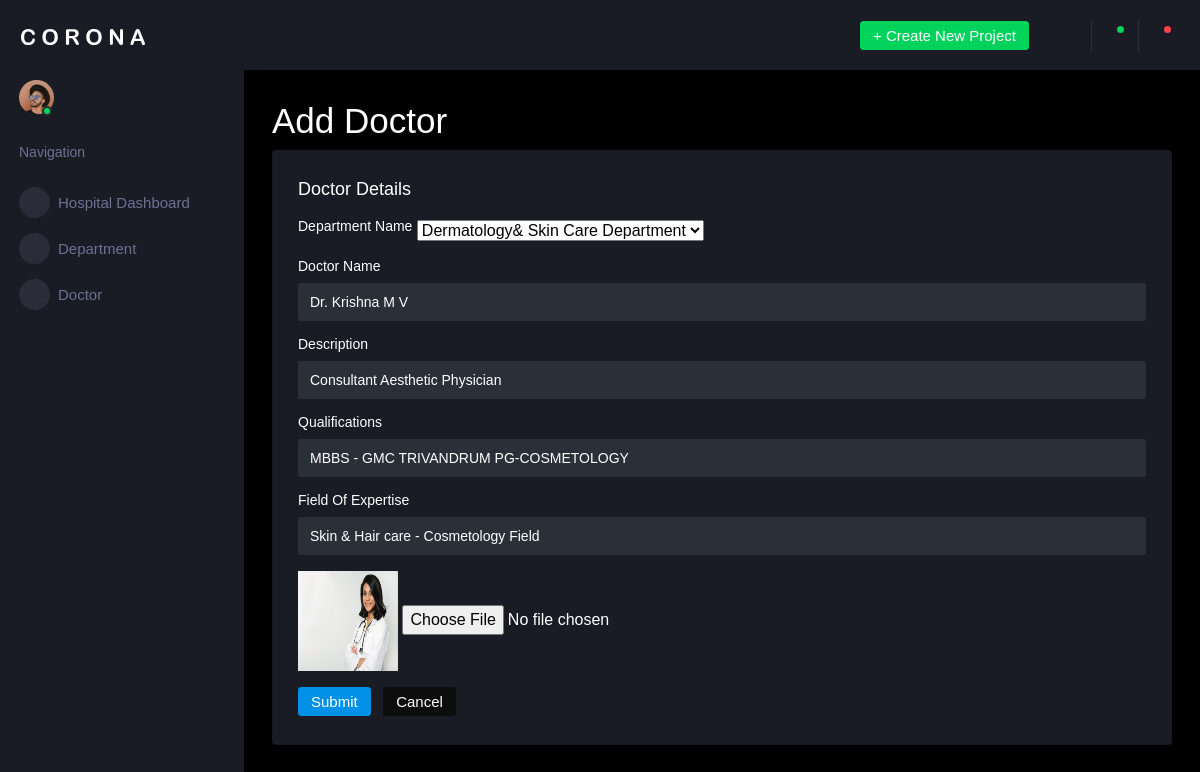
The app's page /backend/editdoc/3/ with its own data.
### backend/models.py (models this page shows)
class Doctordb(models.Model):
    Dept_Name = models.CharField(max_length=100, null=True, blank=True)
    Doctor_Name = models.CharField(max_length=100,null=True,blank=True)
    Description = models.TextField(max_length=200, null=True, blank=True)
    Qualification = models.CharField(max_length=100, null=True, blank=True)
    Expertise_Field =models.TextField(max_length=200, null=True, blank=True)
    Doc_Image = models.ImageField(upload_to="Doctor", null=True, blank=True)

### backend/views.py (the view)
# urls.py: path('editdoc/<int:docid>/',views.editdoc,name="editdoc"),
def editdoc(request,docid):
    dep = Departmentdb.objects.all()
    doc = Doctordb.objects.get(id=docid)
    return render(request,"editdoctor.html",{'dep':dep,'doc':doc})

### backend/templates/editdoctor.html (shortened to what this page needs)
<!DOCTYPE html>
{% extends 'index.html' %}
{% block content %}
<html lang="en">
<head>
</head>
<body>
<h1>Add Doctor</h1>
<div class="card">
                  <div class="card-body">
                    <h4 class="card-title">Doctor Details</h4>
                    <form method="post" action="{% url 'updatedoc' docid=doc.id %}" enctype="multipart/form-data" class="forms-sample">
                      <div class="form-group">
                        <label for="exampleInputUsername1">Department Name</label>
                        <select name="dname">
                          <option>{{doc.Dept_Name}}</option>
                        </select>
                      </div>
                      <div class="form-group">
                        <label for="exampleInputUsername1">Doctor Name </label>
                        <input type="text" class="form-control" id="exampleInputUsername1" placeholder="Doctor Name" name="name" value="{{doc.Doctor_Name}}">
                      </div>
                      <div class="form-group">
                        <label for="exampleInputEmail1">Description</label>
                        <input type="text" class="form-control" id="exampleInputEmail1" placeholder="description" name="descr" value="{{doc.Description}}">
                      </div>
                      <div class="form-group">
                        <label for="exampleInputUsername1">Qualifications</label>
                        <input type="text" class="form-control" id="exampleInputUsername1" placeholder="Qualifiactions" name="qualif" value="{{doc.Qualification}}">
                      </div>
                      <div class="form-group">
                        <label for="exampleInputUsername1">Field Of Expertise</label>
                        <input type="text" class="form-control" id="exampleInputUsername1" placeholder="Expertise Field" name="expert" value="{{doc.Expertise_Field}}">
                      </div>
                      <div class="form-group">
                        <img src="{{doc.Doc_Image.url}}" width="100px" height="100px">
                        <input type="file" name="dimage" >
                      </div>
                      <button type="submit" class="btn btn-primary mr-2">Submit</button>
                      <button class="btn btn-dark">Cancel</button>
                    </form>
                  </div>
                </div>
</body>
</html>
{% endblock %}

### records on screen
Doctordb: dname "Dermatology& Skin Care Department", name "Dr. Krishna M V", descr "Consultant Aesthetic Physician", qualif "MBBS - GMC TRIVANDRUM PG-COSMETOLOGY", expert "Skin & Hair care - Cosmetology Field", Doc_Image (picture)
